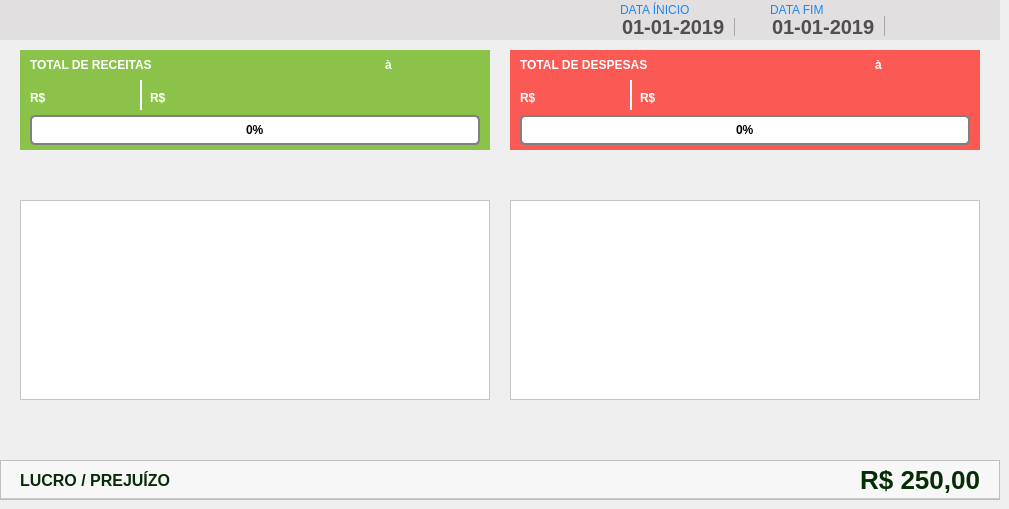
    <widget class="QWidget" name="tab_MovCaixa">
     <attribute name="icon">
      <iconset>
       <normaloff>../Images/home.png</normaloff>../Images/home.png</iconset>
     </attribute>
     <attribute name="title">
      <string>MOVIMENTO DE CAIXA</string>
     </attribute>
     <widget class="QFrame" name="fr_TopoMenuMovimento">
      <property name="geometry">
       <rect>
        <x>0</x>
        <y>0</y>
        <width>1000</width>
        <height>40</height>
       </rect>
      </property>
      <property name="styleSheet">
       <string notr="true">background:#E1DFE0;
border: none;</string>
      </property>
      <widget class="QPushButton" name="bt_BuscaMovimento">
       <property name="geometry">
        <rect>
         <x>920</x>
         <y>5</y>
         <width>30</width>
         <height>30</height>
        </rect>
       </property>
       <property name="font">
        <font>
         <family>Arial</family>
        </font>
       </property>
       <property name="cursor">
        <cursorShape>PointingHandCursor</cursorShape>
       </property>
       <property name="focusPolicy">
        <enum>Qt::NoFocus</enum>
       </property>
       <property name="contextMenuPolicy">
        <enum>Qt::NoContextMenu</enum>
       </property>
       <property name="toolTip">
        <string>BUSCAR</string>
       </property>
       <property name="styleSheet">
        <string notr="true"/>
       </property>
       <property name="text">
        <string/>
       </property>
      </widget>
      <widget class="QPushButton" name="bt_PrintMovimento">
       <property name="geometry">
        <rect>
         <x>960</x>
         <y>5</y>
         <width>30</width>
         <height>30</height>
        </rect>
       </property>
       <property name="font">
        <font>
         <family>Arial</family>
        </font>
       </property>
       <property name="cursor">
        <cursorShape>PointingHandCursor</cursorShape>
       </property>
       <property name="focusPolicy">
        <enum>Qt::NoFocus</enum>
       </property>
       <property name="contextMenuPolicy">
        <enum>Qt::NoContextMenu</enum>
       </property>
       <property name="toolTip">
        <string>IMPRIMIR</string>
       </property>
       <property name="text">
        <string/>
       </property>
      </widget>
      <widget class="QDateEdit" name="dt_InicioMovimento">
       <property name="geometry">
        <rect>
         <x>620</x>
         <y>16</y>
         <width>140</width>
         <height>20</height>
        </rect>
       </property>
       <property name="styleSheet">
        <string notr="true">QDateEdit {
background: #E1DFE0;
border: none;
font-family: &quot;Arial&quot;;
font-size: 20px;
font-weight: bold;
color: rgb(80,79,79)
}
 QDateEdit::drop-down {
     subcontrol-origin: padding;
     subcontrol-position: top right;
     width: 25px;
     border-left-width: 1px;
     border-left-color: darkgray;
     border-left-style: solid; /* just a single line */
     border-top-right-radius: 3px; /* same radius as the QComboBox */
     border-bottom-right-radius: 3px;
 }
QDateEdit::down-arrow {
     image: url(down.png);
 }
QCalendarWidget QAbstractItemView:enabled 
  {
border: none;
  	font-size:13px;  
  	color: #000;  
  	background-color: #F1F1F1;  
  	selection-background-color: rgb(64, 64, 64); 
  	selection-color: rgb(0, 255, 0); 
  }
QCalendarWidget QToolButton {
	border: none;
  	color: #000
  }

 QCalendarWidget QMenu {
  	width: 150px;
  	left: 20px;
  	color: white;
  	font-size: 18px;
  	background-color: rgb(100, 100, 100);
  }
QCalendarWidget QWidget#qt_calendar_navigationbar
{ 
border: none;
}</string>
       </property>
       <property name="minimumDate">
        <date>
         <year>2019</year>
         <month>1</month>
         <day>1</day>
        </date>
       </property>
       <property name="currentSection">
        <enum>QDateTimeEdit::DaySection</enum>
       </property>
       <property name="displayFormat">
        <string>dd-MM-yyyy</string>
       </property>
       <property name="calendarPopup">
        <bool>true</bool>
       </property>
       <property name="timeSpec">
        <enum>Qt::TimeZone</enum>
       </property>
      </widget>
      <widget class="QLabel" name="lb_FormVenda_21">
       <property name="geometry">
        <rect>
         <x>620</x>
         <y>2</y>
         <width>120</width>
         <height>16</height>
        </rect>
       </property>
       <property name="styleSheet">
        <string notr="true">QLabel{
font-size: 12px;
font-family: &quot;Arial Unicode MS&quot;;

color:#1E87F0;
border: none;
}</string>
       </property>
       <property name="text">
        <string>DATA ÍNICIO</string>
       </property>
      </widget>
      <widget class="QLabel" name="lb_FormVenda_22">
       <property name="geometry">
        <rect>
         <x>770</x>
         <y>2</y>
         <width>120</width>
         <height>16</height>
        </rect>
       </property>
       <property name="styleSheet">
        <string notr="true">QLabel{
font-size: 12px;
font-family: &quot;Arial Unicode MS&quot;;

color:#1E87F0;
border: none;
}</string>
       </property>
       <property name="text">
        <string>DATA FIM</string>
       </property>
      </widget>
      <widget class="QDateEdit" name="dt_FimMovimento">
       <property name="geometry">
        <rect>
         <x>770</x>
         <y>16</y>
         <width>140</width>
         <height>20</height>
        </rect>
       </property>
       <property name="styleSheet">
        <string notr="true">QDateEdit {
background: #E1DFE0;
border: none;
font-family: &quot;Arial&quot;;
font-size: 20px;
font-weight: bold;
color: rgb(80,79,79)
}
 QDateEdit::drop-down {
     subcontrol-origin: padding;
     subcontrol-position: top right;
     width: 25px;
     border-left-width: 1px;
     border-left-color: darkgray;
     border-left-style: solid; /* just a single line */
     border-top-right-radius: 3px; /* same radius as the QComboBox */
     border-bottom-right-radius: 3px;
 }
QDateEdit::down-arrow {
     image: url(down.png);
 }
QCalendarWidget QAbstractItemView:enabled 
  {
border: none;
  	font-size:13px;  
  	color: #000;  
  	background-color: #F1F1F1;  
  	selection-background-color: rgb(64, 64, 64); 
  	selection-color: rgb(0, 255, 0); 
  }
QCalendarWidget QToolButton {
	border: none;
  	color: #000
  }

 QCalendarWidget QMenu {
  	width: 150px;
  	left: 20px;
  	color: white;
  	font-size: 18px;
  	background-color: rgb(100, 100, 100);
  }
QCalendarWidget QWidget#qt_calendar_navigationbar
{ 
border: none;
}</string>
       </property>
       <property name="buttonSymbols">
        <enum>QAbstractSpinBox::PlusMinus</enum>
       </property>
       <property name="minimumDate">
        <date>
         <year>2019</year>
         <month>1</month>
         <day>1</day>
        </date>
       </property>
       <property name="displayFormat">
        <string>dd-MM-yyyy</string>
       </property>
       <property name="calendarPopup">
        <bool>true</bool>
       </property>
      </widget>
     </widget>
     <widget class="QFrame" name="fr_Receita">
      <property name="geometry">
       <rect>
        <x>20</x>
        <y>50</y>
        <width>470</width>
        <height>100</height>
       </rect>
      </property>
      <property name="styleSheet">
       <string notr="true">QFrame {
background: rgba(139, 194, 74, 100%);
border: none;
}
</string>
      </property>
      <property name="frameShape">
       <enum>QFrame::StyledPanel</enum>
      </property>
      <property name="frameShadow">
       <enum>QFrame::Raised</enum>
      </property>
      <widget class="QProgressBar" name="pr_receita">
       <property name="geometry">
        <rect>
         <x>10</x>
         <y>65</y>
         <width>450</width>
         <height>30</height>
        </rect>
       </property>
       <property name="styleSheet">
        <string notr="true">QProgressBar {
     border: 2px solid grey;
     border-radius: 5px;
    text-align: center;
	font: 14px &quot;Tahoma&quot;;
	font-weight: bold;
	color: #000;
	background-color: #FFF

 }
 QProgressBar::chunk {
     background: rgb(122, 179, 46, 60%);
     width: 8px;
     margin: 0.5px;
	border-radius: 3px
 }</string>
       </property>
       <property name="value">
        <number>0</number>
       </property>
      </widget>
      <widget class="QLabel" name="lb_FormVenda_20">
       <property name="geometry">
        <rect>
         <x>10</x>
         <y>5</y>
         <width>150</width>
         <height>20</height>
        </rect>
       </property>
       <property name="layoutDirection">
        <enum>Qt::LeftToRight</enum>
       </property>
       <property name="styleSheet">
        <string notr="true">QLabel{
font-size: 12px;
font-family: &quot;Arial&quot;;
font-weight: bold;
color: #FFF;
border: none;
background: none
}</string>
       </property>
       <property name="text">
        <string>TOTAL DE RECEITAS</string>
       </property>
       <property name="alignment">
        <set>Qt::AlignLeading|Qt::AlignLeft|Qt::AlignVCenter</set>
       </property>
      </widget>
      <widget class="QLabel" name="label_3">
       <property name="geometry">
        <rect>
         <x>10</x>
         <y>35</y>
         <width>25</width>
         <height>20</height>
        </rect>
       </property>
       <property name="styleSheet">
        <string notr="true">background: none;
border-radius: 2px;
color: #000;
font: 18px &quot;Arial&quot; ;
font-weight: bold;
color: #FFF;
</string>
       </property>
       <property name="text">
        <string>R$</string>
       </property>
       <property name="alignment">
        <set>Qt::AlignBottom|Qt::AlignLeading|Qt::AlignLeft</set>
       </property>
      </widget>
      <widget class="QLabel" name="lb_entradaRecebido">
       <property name="geometry">
        <rect>
         <x>35</x>
         <y>30</y>
         <width>100</width>
         <height>25</height>
        </rect>
       </property>
       <property name="styleSheet">
        <string notr="true">background: none;
border-radius: 2px;
color: #000;
font: 25px &quot;Arial&quot; ;

color: #FFF;
</string>
       </property>
       <property name="text">
        <string/>
       </property>
      </widget>
      <widget class="QLabel" name="lb_entradaPendente">
       <property name="geometry">
        <rect>
         <x>155</x>
         <y>30</y>
         <width>100</width>
         <height>25</height>
        </rect>
       </property>
       <property name="styleSheet">
        <string notr="true">background: none;
border-radius: 2px;
color: #000;
font: 25px &quot;Arial&quot; ;

color: #FFF;
</string>
       </property>
       <property name="text">
        <string/>
       </property>
      </widget>
      <widget class="QLabel" name="label_8">
       <property name="geometry">
        <rect>
         <x>130</x>
         <y>35</y>
         <width>25</width>
         <height>20</height>
        </rect>
       </property>
       <property name="styleSheet">
        <string notr="true">background: none;
border-radius: 2px;
color: #000;
font: 18px &quot;Arial&quot; ;
font-weight: bold;
color: #FFF;
</string>
       </property>
       <property name="text">
        <string>R$</string>
       </property>
       <property name="alignment">
        <set>Qt::AlignBottom|Qt::AlignLeading|Qt::AlignLeft</set>
       </property>
      </widget>
      <widget class="Line" name="line">
       <property name="geometry">
        <rect>
         <x>120</x>
         <y>30</y>
         <width>2</width>
         <height>30</height>
        </rect>
       </property>
       <property name="styleSheet">
        <string notr="true">background: #FFF</string>
       </property>
       <property name="orientation">
        <enum>Qt::Vertical</enum>
       </property>
      </widget>
      <widget class="QLabel" name="lb_inicioMovimento">
       <property name="geometry">
        <rect>
         <x>280</x>
         <y>5</y>
         <width>80</width>
         <height>20</height>
        </rect>
       </property>
       <property name="styleSheet">
        <string notr="true">QLabel{
font-size: 15px;
font-family: &quot;Arial&quot;;
font-weight: bold;
color: #FFF;
border: none;
background: none
}</string>
       </property>
       <property name="text">
        <string/>
       </property>
      </widget>
      <widget class="QLabel" name="label_2">
       <property name="geometry">
        <rect>
         <x>365</x>
         <y>5</y>
         <width>10</width>
         <height>20</height>
        </rect>
       </property>
       <property name="styleSheet">
        <string notr="true">QLabel{
font-size: 12px;
font-family: &quot;Arial&quot;;
font-weight: bold;
color: #FFF;
border: none;
background: none
}</string>
       </property>
       <property name="text">
        <string>à</string>
       </property>
      </widget>
      <widget class="QLabel" name="lb_fimMovimento">
       <property name="geometry">
        <rect>
         <x>380</x>
         <y>5</y>
         <width>80</width>
         <height>20</height>
        </rect>
       </property>
       <property name="styleSheet">
        <string notr="true">QLabel{
font-size: 15px;
font-family: &quot;Arial&quot;;
font-weight: bold;
color: #FFF;
border: none;
background: none
}</string>
       </property>
       <property name="text">
        <string/>
       </property>
      </widget>
     </widget>
     <widget class="QFrame" name="fr_Despesa">
      <property name="geometry">
       <rect>
        <x>510</x>
        <y>50</y>
        <width>470</width>
        <height>100</height>
       </rect>
      </property>
      <property name="styleSheet">
       <string notr="true">QFrame {
background: rgba(251, 90, 84, 100%);
border: none;


}</string>
      </property>
      <property name="frameShape">
       <enum>QFrame::StyledPanel</enum>
      </property>
      <property name="frameShadow">
       <enum>QFrame::Raised</enum>
      </property>
      <widget class="QProgressBar" name="pr_despesa">
       <property name="geometry">
        <rect>
         <x>10</x>
         <y>65</y>
         <width>450</width>
         <height>30</height>
        </rect>
       </property>
       <property name="styleSheet">
        <string notr="true">QProgressBar {
     border: 2px solid grey;
     border-radius: 5px;
    text-align: center;
	font: 14px &quot;Tahoma&quot;;
	font-weight: bold;
	color: #000;
	background: #FFF 

 }
 QProgressBar::chunk {
     background: rgb(251, 90, 84, 60%);
     width: 8px;
     margin: 0.5px;
	border-radius: 3px
 }</string>
       </property>
       <property name="value">
        <number>0</number>
       </property>
       <property name="format">
        <string>%p%</string>
       </property>
      </widget>
      <widget class="QLabel" name="lb_FormVenda_23">
       <property name="geometry">
        <rect>
         <x>10</x>
         <y>5</y>
         <width>150</width>
         <height>20</height>
        </rect>
       </property>
       <property name="layoutDirection">
        <enum>Qt::LeftToRight</enum>
       </property>
       <property name="styleSheet">
        <string notr="true">QLabel{
font-size: 12px;
font-family: &quot;Arial&quot;;
font-weight: bold;
color: #FFF;
border: none;
background: none
}</string>
       </property>
       <property name="text">
        <string>TOTAL DE DESPESAS</string>
       </property>
       <property name="alignment">
        <set>Qt::AlignLeading|Qt::AlignLeft|Qt::AlignVCenter</set>
       </property>
      </widget>
      <widget class="QLabel" name="label_5">
       <property name="geometry">
        <rect>
         <x>10</x>
         <y>35</y>
         <width>25</width>
         <height>20</height>
        </rect>
       </property>
       <property name="styleSheet">
        <string notr="true">background: none;
border-radius: 2px;
color: #000;
font: 18px &quot;Arial&quot; ;
font-weight: bold;
color: #FFF;
</string>
       </property>
       <property name="text">
        <string>R$</string>
       </property>
       <property name="alignment">
        <set>Qt::AlignBottom|Qt::AlignLeading|Qt::AlignLeft</set>
       </property>
      </widget>
      <widget class="QLabel" name="lb_despesaPaga">
       <property name="geometry">
        <rect>
         <x>35</x>
         <y>30</y>
         <width>100</width>
         <height>25</height>
        </rect>
       </property>
       <property name="styleSheet">
        <string notr="true">background: none;
border-radius: 2px;
color: #000;
font: 25px &quot;Arial&quot; ;

color: #FFF;
</string>
       </property>
       <property name="text">
        <string/>
       </property>
      </widget>
      <widget class="Line" name="line_2">
       <property name="geometry">
        <rect>
         <x>120</x>
         <y>30</y>
         <width>2</width>
         <height>30</height>
        </rect>
       </property>
       <property name="styleSheet">
        <string notr="true">background: #FFF</string>
       </property>
       <property name="orientation">
        <enum>Qt::Vertical</enum>
       </property>
      </widget>
      <widget class="QLabel" name="lb_despesaAPagar">
       <property name="geometry">
        <rect>
         <x>155</x>
         <y>30</y>
         <width>100</width>
         <height>25</height>
        </rect>
       </property>
       <property name="styleSheet">
        <string notr="true">background: none;
border-radius: 2px;
color: #000;
font: 25px &quot;Arial&quot; ;

color: #FFF;
</string>
       </property>
       <property name="text">
        <string/>
       </property>
      </widget>
      <widget class="QLabel" name="label_9">
       <property name="geometry">
        <rect>
         <x>130</x>
         <y>35</y>
         <width>25</width>
         <height>20</height>
        </rect>
       </property>
       <property name="styleSheet">
        <string notr="true">background: none;
border-radius: 2px;
color: #000;
font: 18px &quot;Arial&quot; ;
font-weight: bold;
color: #FFF;
</string>
       </property>
       <property name="text">
        <string>R$</string>
       </property>
       <property name="alignment">
        <set>Qt::AlignBottom|Qt::AlignLeading|Qt::AlignLeft</set>
       </property>
      </widget>
      <widget class="QLabel" name="lb_fimDespesa">
       <property name="geometry">
        <rect>
         <x>380</x>
         <y>5</y>
         <width>80</width>
         <height>20</height>
        </rect>
       </property>
       <property name="styleSheet">
        <string notr="true">QLabel{
font-size: 15px;
font-family: &quot;Arial&quot;;
font-weight: bold;
color: #FFF;
border: none;
background: none
}</string>
       </property>
       <property name="text">
        <string/>
       </property>
      </widget>
      <widget class="QLabel" name="label_11">
       <property name="geometry">
        <rect>
         <x>365</x>
         <y>5</y>
         <width>10</width>
         <height>20</height>
        </rect>
       </property>
       <property name="styleSheet">
        <string notr="true">QLabel{
font-size: 12px;
font-family: &quot;Arial&quot;;
font-weight: bold;
color: #FFF;
border: none;
background: none
}</string>
       </property>
       <property name="text">
        <string>à</string>
       </property>
      </widget>
      <widget class="QLabel" name="lb_inicioDespesa">
       <property name="geometry">
        <rect>
         <x>280</x>
         <y>5</y>
         <width>80</width>
         <height>20</height>
        </rect>
       </property>
       <property name="styleSheet">
        <string notr="true">QLabel{
font-size: 15px;
font-family: &quot;Arial&quot;;
font-weight: bold;
color: #FFF;
border: none;
background: none
}</string>
       </property>
       <property name="text">
        <string/>
       </property>
      </widget>
     </widget>
     <widget class="QTableWidget" name="tb_receita">
      <property name="geometry">
       <rect>
        <x>20</x>
        <y>200</y>
        <width>470</width>
        <height>200</height>
       </rect>
      </property>
      <property name="styleSheet">
       <string notr="true">QTableView{
color: #797979;
font-weight: bold;
font-size: 13px;
background: #FFF;
padding: 0 0 0 5px;
}
</string>
      </property>
      <property name="verticalScrollBarPolicy">
       <enum>Qt::ScrollBarAlwaysOff</enum>
      </property>
      <property name="horizontalScrollBarPolicy">
       <enum>Qt::ScrollBarAlwaysOff</enum>
      </property>
      <property name="editTriggers">
       <set>QAbstractItemView::NoEditTriggers</set>
      </property>
      <property name="tabKeyNavigation">
       <bool>false</bool>
      </property>
      <property name="showDropIndicator" stdset="0">
       <bool>false</bool>
      </property>
      <property name="dragDropOverwriteMode">
       <bool>false</bool>
      </property>
      <property name="alternatingRowColors">
       <bool>true</bool>
      </property>
      <property name="selectionMode">
       <enum>QAbstractItemView::NoSelection</enum>
      </property>
      <property name="showGrid">
       <bool>false</bool>
      </property>
      <property name="rowCount">
       <number>0</number>
      </property>
      <attribute name="horizontalHeaderVisible">
       <bool>false</bool>
      </attribute>
      <attribute name="horizontalHeaderDefaultSectionSize">
       <number>200</number>
      </attribute>
      <attribute name="horizontalHeaderStretchLastSection">
       <bool>true</bool>
      </attribute>
      <attribute name="verticalHeaderVisible">
       <bool>false</bool>
      </attribute>
      <attribute name="verticalHeaderDefaultSectionSize">
       <number>25</number>
      </attribute>
      <column>
       <property name="text">
        <string>New Column</string>
       </property>
      </column>
      <column>
       <property name="text">
        <string>New Column</string>
       </property>
      </column>
     </widget>
     <widget class="QTableWidget" name="tb_despesa">
      <property name="geometry">
       <rect>
        <x>510</x>
        <y>200</y>
        <width>470</width>
        <height>200</height>
       </rect>
      </property>
      <property name="styleSheet">
       <string notr="true">QTableView{
color: #797979;
font-weight: bold;
font-size: 13px;
background: #FFF;
padding: 0 0 0 5px;
}
</string>
      </property>
      <property name="verticalScrollBarPolicy">
       <enum>Qt::ScrollBarAlwaysOff</enum>
      </property>
      <property name="horizontalScrollBarPolicy">
       <enum>Qt::ScrollBarAlwaysOff</enum>
      </property>
      <property name="editTriggers">
       <set>QAbstractItemView::NoEditTriggers</set>
      </property>
      <property name="tabKeyNavigation">
       <bool>false</bool>
      </property>
      <property name="showDropIndicator" stdset="0">
       <bool>false</bool>
      </property>
      <property name="dragDropOverwriteMode">
       <bool>false</bool>
      </property>
      <property name="alternatingRowColors">
       <bool>true</bool>
      </property>
      <property name="selectionMode">
       <enum>QAbstractItemView::NoSelection</enum>
      </property>
      <property name="showGrid">
       <bool>false</bool>
      </property>
      <property name="rowCount">
       <number>1</number>
      </property>
      <attribute name="horizontalHeaderVisible">
       <bool>false</bool>
      </attribute>
      <attribute name="horizontalHeaderDefaultSectionSize">
       <number>200</number>
      </attribute>
      <attribute name="horizontalHeaderStretchLastSection">
       <bool>true</bool>
      </attribute>
      <attribute name="verticalHeaderVisible">
       <bool>false</bool>
      </attribute>
      <attribute name="verticalHeaderDefaultSectionSize">
       <number>25</number>
      </attribute>
      <row/>
      <column>
       <property name="text">
        <string>New Column</string>
       </property>
      </column>
      <column>
       <property name="text">
        <string>New Column</string>
       </property>
      </column>
     </widget>
     <widget class="QFrame" name="frame">
      <property name="geometry">
       <rect>
        <x>0</x>
        <y>460</y>
        <width>1000</width>
        <height>40</height>
       </rect>
      </property>
      <property name="styleSheet">
       <string notr="true">border-bottom: 2px solid #CCC;
background: #F7F7F7</string>
      </property>
      <property name="frameShape">
       <enum>QFrame::StyledPanel</enum>
      </property>
      <property name="frameShadow">
       <enum>QFrame::Raised</enum>
      </property>
      <widget class="QLabel" name="label">
       <property name="geometry">
        <rect>
         <x>20</x>
         <y>10</y>
         <width>200</width>
         <height>20</height>
        </rect>
       </property>
       <property name="styleSheet">
        <string notr="true">QLabel{
font-size: 16px;
font-family: &quot;Arial&quot;;
font-weight: bold;
color: #072D06;
border: none;
background: none
}</string>
       </property>
       <property name="text">
        <string>LUCRO / PREJUÍZO</string>
       </property>
      </widget>
      <widget class="QLabel" name="lb_totalMovimento">
       <property name="geometry">
        <rect>
         <x>830</x>
         <y>5</y>
         <width>150</width>
         <height>30</height>
        </rect>
       </property>
       <property name="styleSheet">
        <string notr="true">QLabel{
font-size: 26px;
font-family: &quot;Arial&quot;;
font-weight: bold;
color: #072D06;
border: none;
background: none
}</string>
       </property>
       <property name="text">
        <string>R$ 250,00</string>
       </property>
       <property name="alignment">
        <set>Qt::AlignRight|Qt::AlignTrailing|Qt::AlignVCenter</set>
       </property>
      </widget>
     </widget>
    </widget>
